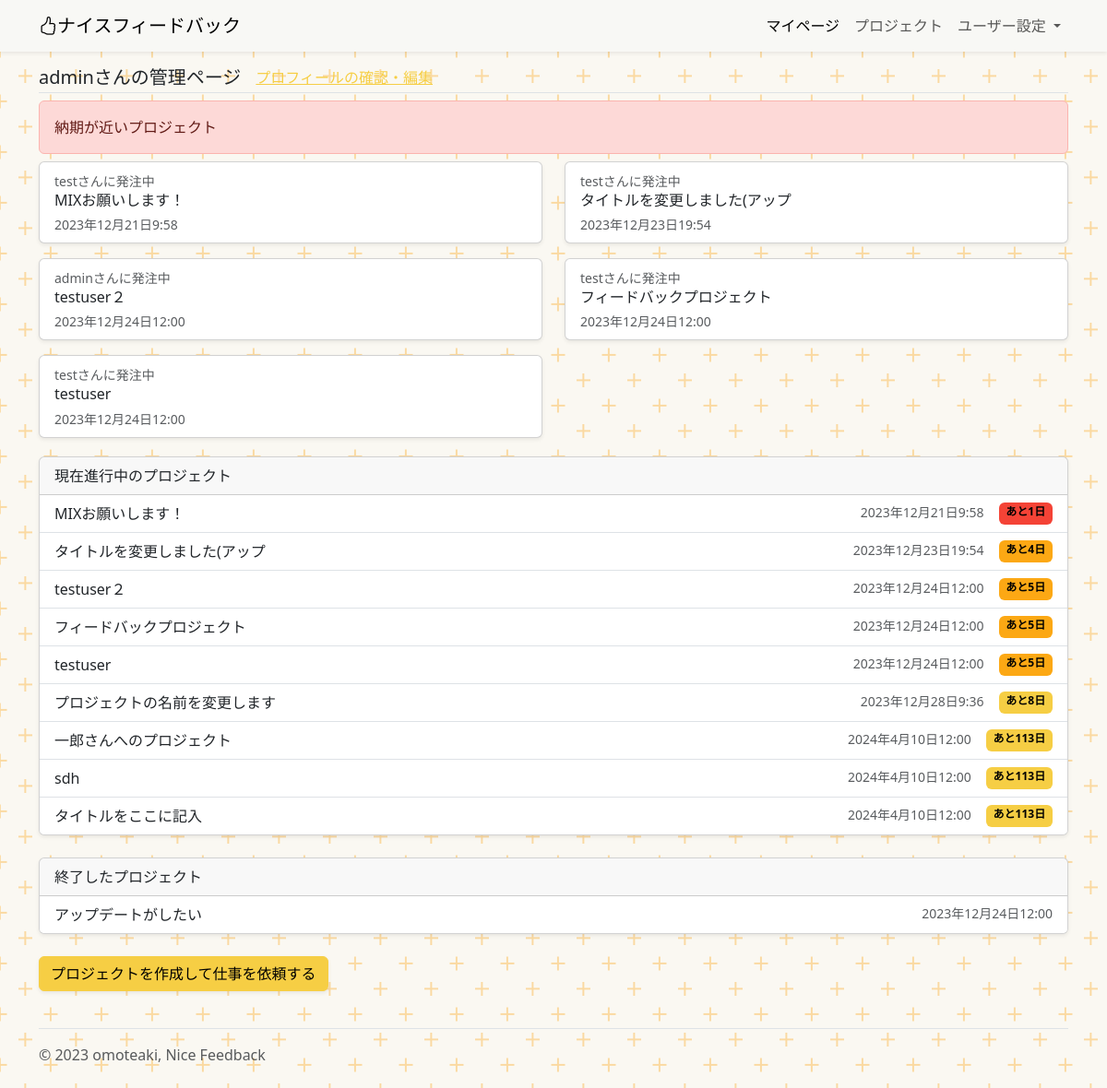
/ (signed in), run on an earlier commit of the app's database.
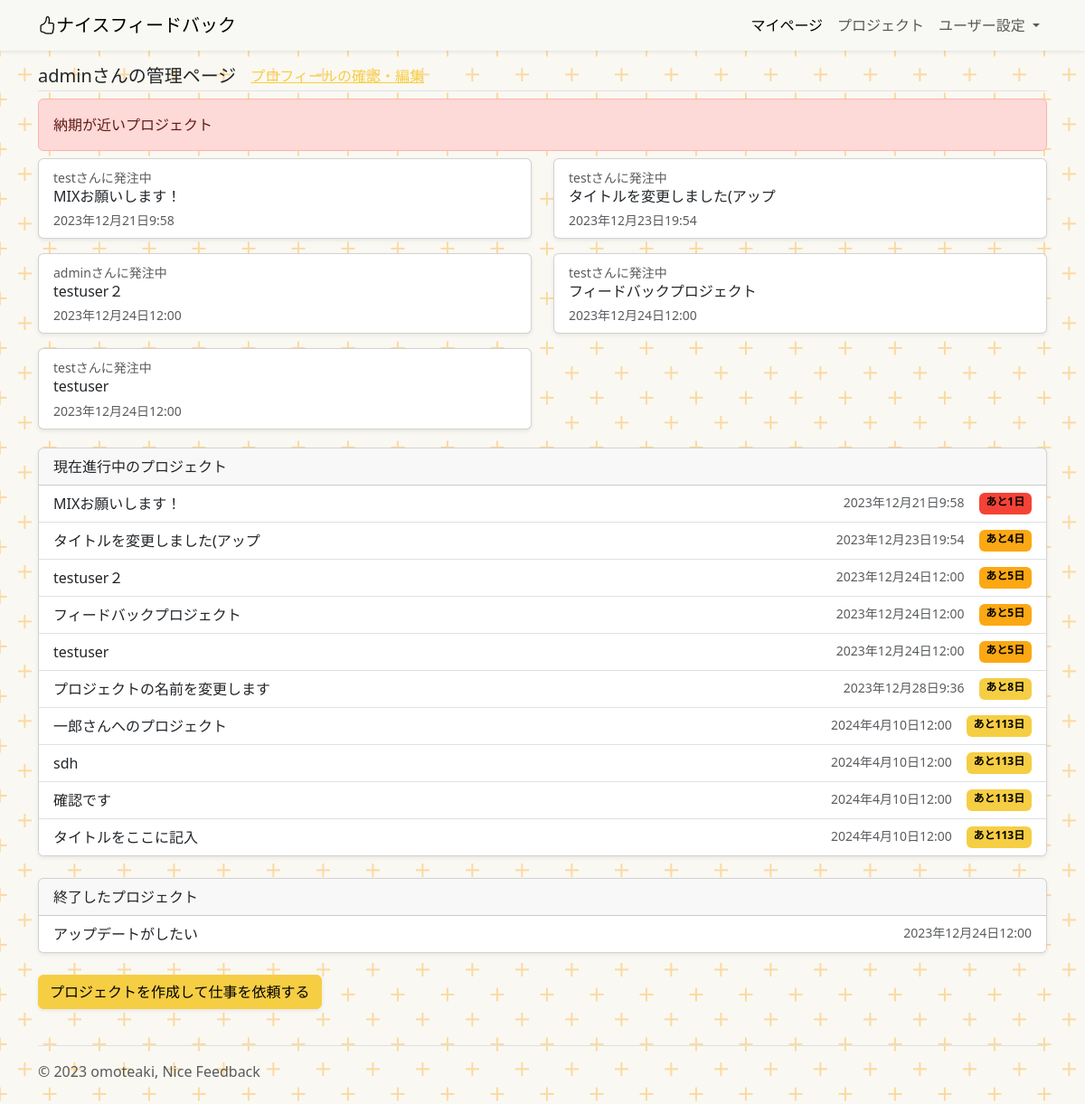
And on a later commit of the database.
### project/models.py (models this page shows)
class Project(models.Model):
    title = models.CharField(
        verbose_name="プロジェクトのタイトル",
        max_length=30,
    )
    about = models.TextField(
        verbose_name="このプロジェクトについて"
    )
    purpose = models.TextField(
        verbose_name="このプロジェクトで実現したいこと",
        null=True
    )
    deadline_datetime = models.DateTimeField(
        verbose_name="締め切り日時",
    )
    reference_image1 = models.ImageField(
        verbose_name="参考画像1",
        upload_to="references",
        blank=True,
        null=True,
    )
    reference_image2 = models.ImageField(
        verbose_name="参考画像2",
        upload_to="references",
        blank=True,
        null=True,
    )
    reference_image3 = models.ImageField(
        verbose_name="参考画像3",
        upload_to="references",
        blank=True,
        null=True,
    )
    reference_movie1 = models.FileField(
        verbose_name="参考動画1",
        upload_to="references",
        blank=True,
        null=True,
    )
    reference_movie2 = models.FileField(
        verbose_name="参考動画2",
        upload_to="references",
        blank=True,
        null=True,
    )
    reference_movie3 = models.FileField(
        verbose_name="参考動画3",
        upload_to="references",
        blank=True,
        null=True,
    )
    reference_music1 = models.FileField(
        verbose_name="参考音源1",
        upload_to="references",
        blank=True,
        null=True,
    )
    reference_music2 = models.FileField(
        verbose_name="参考音源2",
        upload_to="references",
        blank=True,
        null=True,
    )
    reference_music3 = models.FileField(
        verbose_name="参考音源3",
        upload_to="references",
        blank=True,
        null=True,
    )
    reference_url1 = models.URLField(
        verbose_name="参考URL1",
        blank=True,
        null=True,
    )
    reference_url2 = models.URLField(
        verbose_name="参考URL2",
        blank=True,
        null=True,
    )
    reference_url3 = models.URLField(
        verbose_name="参考URL3",
        blank=True,
        null=True,
    )
    created_at = models.DateTimeField(
        verbose_name="プロジェクトを登録した日時",
        auto_now_add=True,
    )
    updated_at = models.DateTimeField(
        verbose_name="プロジェクトの詳細を更新した時間",
        auto_now=True,
    )
    orderer_user = models.ForeignKey(
        CustomUser,
        verbose_name="発注者",
        on_delete=models.PROTECT,
        related_name="orderer_user",
    )
    contractor_user = models.ForeignKey(
        CustomUser,
        verbose_name="受注者",
        on_delete=models.PROTECT,
        related_name="contractor_user",
    )
    orderer_users = models.ManyToManyField(
        CustomUser,
        verbose_name="発注者のサポーター",
        blank=True,
        related_name="orderer_users",
    )
    contractor_users = models.ManyToManyField(
        CustomUser,
        verbose_name="受注者のサポーター",
        blank=True,
        related_name="contractor_users",
    )
    created_user = models.ForeignKey(
        CustomUser,
        verbose_name="プロジェクトの作成者",
        on_delete=models.PROTECT,
        related_name="created_user"
    )
    is_done = models.BooleanField(
        default=False,
        help_text="プロジェクトが完了したらTrue"
    )
    is_accepted = models.BooleanField(
        default=False,
        help_text="プロジェクトを確認してもらえたらTrue"
    )
    feedback_rule = models.ForeignKey(
        UserDetail,
        verbose_name="受注した人が設定したフィードバックルール",
        on_delete=models.CASCADE,
        blank=True,
        null=True,
    )
    def __str__(self):
        return self.title

### account/models.py (models this page shows)
class CustomUser(AbstractUser):
    pass

### project/views.py (the view)
# urls.py: path('', views.IndexView.as_view(), name="index"),
class IndexView(ListView):
    template_name = "index.html"
    def get_queryset(self):
        if  self.request.user.is_authenticated:
            request_user_projects = Project.objects.filter( Q(created_user=self.request.user)|Q(orderer_user=self.request.user)|Q(contractor_user=self.request.user)).exclude(is_done=True).filter(is_accepted=True).annotate(delta=F("deadline_datetime") - make_aware(datetime.now())).order_by("deadline_datetime")
            return request_user_projects
        else:
            pass
    def get_context_data(self, **kwargs):
        if  self.request.user.is_authenticated:
            context = super().get_context_data(**kwargs)
            context["details"] = UserDetail.objects.filter(user=self.request.user)
            print(context["details"])
            context["closed_project"] = Project.objects.filter( Q(created_user=self.request.user)|Q(orderer_user=self.request.user)|Q(contractor_user=self.request.user)).filter(is_done=True)
            context["ordered_project_list"] = Project.objects.filter(contractor_user=self.request.user).filter(is_accepted=False)
            for object in context["object_list"]:
                print(type(object.delta))
                txt = str(object.delta)
                pos = txt.find(' day')
                txt[:pos]
                object.int_delta = int(txt[:pos])
                print(type(object.int_delta), end=",")
            for object in context["object_list"]:
                print(object.id)
            context["near_deadline_objects"] = context["object_list"].filter(delta__lte=timedelta(weeks=1))
            for object in context["near_deadline_objects"]:
                print(object)
            return context
        else:
            pass

### account/models.py (called while the page is built)
    def __str__(self):
        detail_label_name = str(self.user) + str(self.label_select)
        return detail_label_name

### project/templates/index.html (shortened to what this page needs)
{% extends "base.html" %}
{% block contents %}
  {% if user.is_authenticated %}
    {% include "myproject.html" %}
  {% else %}
    {% include "introduction.html" %}
  {% endif %}
{% endblock %}

### project/templates/myproject.html (shortened to what this page needs)
<div class="container">
  <div class="d-flex border-bottom mb-2">
    <h5 class="mb-1">
      {{request.user}}さんの管理ページ
    </h5>
    <a href="{% url "account:mypage" request.user.pk %}" class="ms-3">プロフィールの確認・編集</a>
  </div>
  {% if near_deadline_objects %}
  <div class="mb-1">
    <div class="alert alert-danger mb-2" role="alert">
      納期が近いプロジェクト
    </div>
    <div class="row">
    {% for n_o in near_deadline_objects %}
      <div class="col-sm-6 mb-3 mb-sm-3">
        <a href="{% url "project:project_detail" n_o.pk %}" class="card h-100 text-decoration-none">
          <div  class="card-body py-2 ">
            {% if n_o.orderer_user == request.user %}
            <small class="text-body-secondary">{{n_o.contractor_user}}さんに発注中</small>
            {% else %}
            <small class="text-body-secondary">{{n_o.orderer_user}}さんから受注中</small>
            {% endif %}
            <h6 class="card-title mb-1">{{n_o.title}}</h6>
            <small class="text-body-secondary">{{n_o.deadline_datetime}}</small>
          </div>
        </a>
      </div>
    {% endfor %}
    </div>
  </div>
  {% endif %}
  {% if object_list %}
  <div class="card mb-4">
    <div class="card-header">現在進行中のプロジェクト</div>
    <div class="list-group list-group-flush">
      {% for record in object_list %}
      <a href="{% url "project:project_detail" record.pk %}" class="list-group-item list-group-item-action d-flex">
        <div>
          {{record}}
        </div>
        <small class="ms-auto text-body-secondary">{{record.deadline_datetime}}</small>
        <span class="ms-3 badge {% if record.int_delta < 4 %}text-bg-danger {% elif record.int_delta < 8 %} text-bg-warning {% else %} text-bg-primary {% endif %}">あと{{record.int_delta}}日</span></a>
      {% endfor %}
    </div>
  </div>
  {% else %}
  <p>現在進行中のプロジェクトはありません。</p>
  {% endif %}
  {% if closed_project %}
  <div class="card mb-4">
    <div class="card-header">終了したプロジェクト</div>
    <div class="list-group list-group-flush">
      {% for record in closed_project %}
      <a href="{% url "project:project_detail" record.pk %}" class="list-group-item list-group-item-action d-flex">
        <div>
          {{record}}
        </div>
        <small class="ms-auto text-body-secondary">{{record.deadline_datetime}}</small>
        </a>
      {% endfor %}
    </div>
  </div>
  {% endif %}
  <div class="row">
    <div class="col-sm">
      <a class="btn btn-primary shadow-sm mb-3" href="{% url "project:create_project" %}" role="button">プロジェクトを作成して仕事を依頼する</a>
    </div>
  </div>

What changed in the data, as far as the page shows it:
added Project: title "確認です", deadline_datetime "2024年4月10日12:00", int_delta "113"
